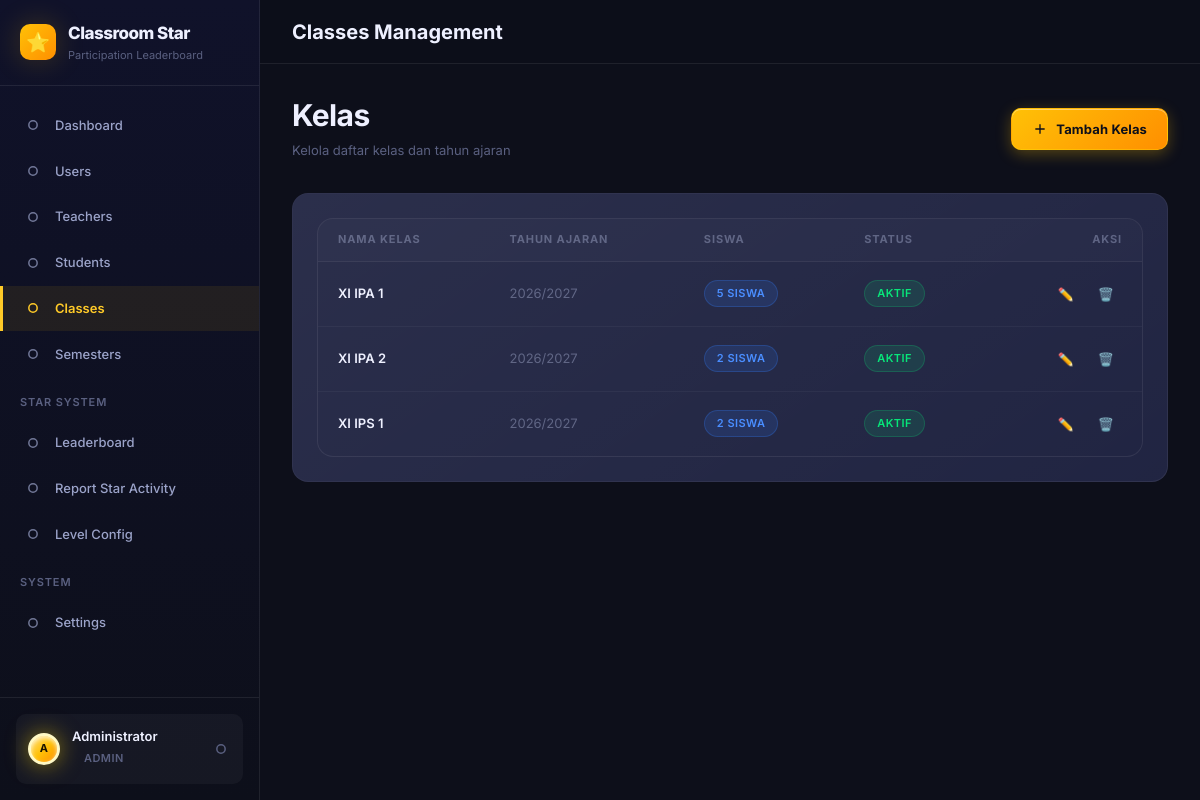
The page /admin/classes.php (signed in) on the database its author committed.
### tables this page shows
CREATE TABLE `classes` (
  `id`            INT UNSIGNED AUTO_INCREMENT PRIMARY KEY,
  `name`          VARCHAR(50)  NOT NULL,         
  `academic_year` VARCHAR(20)  NOT NULL,
  `is_active`     TINYINT(1) NOT NULL DEFAULT 1,
  `created_at`    TIMESTAMP NOT NULL DEFAULT CURRENT_TIMESTAMP,
  `updated_at`    TIMESTAMP NOT NULL DEFAULT CURRENT_TIMESTAMP ON UPDATE CURRENT_TIMESTAMP
);

### app/bootstrap.php (called while the page is built, shortened)
<?php
spl_autoload_register(function (string $class): void {
    $searchDirs = [
        APP_ROOT . '/core/',
        APP_ROOT . '/models/',
        APP_ROOT . '/helpers/',
    ];
    foreach ($searchDirs as $dir) {
        $file = $dir . $class . '.php';
        if (file_exists($file)) {
            return;
        }
    }
});

### app/models/ClassModel.php (called while the page is built, shortened)
<?php
class ClassModel
{
    public static function all(bool $activeOnly = false): array
    {
        $where = $activeOnly ? 'WHERE is_active = 1' : '';
        return Database::query(
            "SELECT c.*, COUNT(s.id) as student_count
             FROM classes c
             LEFT JOIN students s ON s.class_id = c.id AND s.is_active = 1
             $where
             GROUP BY c.id
             ORDER BY c.academic_year DESC, c.name ASC"
        );
    }
}

### app/config/database.php (called while the page is built)
<?php
return [
    'host'     => 'localhost',
    'port'     => 3306,
    'dbname'   => 'classroom_star',
    'username' => 'root',
    'password' => '',
    'charset'  => 'utf8mb4',
    'options'  => [
        PDO::ATTR_ERRMODE            => PDO::ERRMODE_EXCEPTION,
        PDO::ATTR_DEFAULT_FETCH_MODE => PDO::FETCH_ASSOC,
        PDO::ATTR_EMULATE_PREPARES   => false,
    ],
];

### app/core/Database.php (called while the page is built, shortened)
<?php
class Database
{
    private static ?PDO $instance = null;
    public static function getInstance(): PDO
    {
        if (self::$instance === null) {
            $config = require dirname(__DIR__) . '/config/database.php';
            $dsn = sprintf(
                'mysql:host=%s;port=%d;dbname=%s;charset=%s',
                $config['host'],
                $config['port'],
                $config['dbname'],
                $config['charset']
            );
            try {
                self::$instance = new PDO($dsn, $config['username'], $config['password'], $config['options']);
            } catch (PDOException $e) {
                $appConfig = require dirname(__DIR__) . '/config/app.php';
                if ($appConfig['env'] === 'development') {
                    die(json_encode(['success' => false, 'message' => 'Database connection failed: ' . $e->getMessage()]));
                } else {
                    die(json_encode(['success' => false, 'message' => 'Service unavailable. Please try again later.']));
                }
            }
        }
        return self::$instance;
    }
    public static function query(string $sql, array $params = []): array
    {
        $stmt = self::getInstance()->prepare($sql);
        $stmt->execute($params);
        return $stmt->fetchAll();
    }
}

### public/admin/classes.php (the view, shortened to what this page needs)
<?php
require_once dirname(__DIR__, 2) . '/app/bootstrap.php';
$classes = ClassModel::all();
include dirname(__DIR__, 2) . '/app/views/layout/header.php';
?>
<div class="page-header page-header-row">
    <div>
        <h1>Kelas</h1>
        <p>Kelola daftar kelas dan tahun ajaran</p>
    </div>
    <button class="btn btn-primary" id="btn-add-class" aria-haspopup="dialog">
        <svg xmlns="http://www.w3.org/2000/svg" width="16" height="16" viewBox="0 0 24 24" fill="none" stroke="currentColor" stroke-width="2"><line x1="12" y1="5" x2="12" y2="19"/><line x1="5" y1="12" x2="19" y2="12"/></svg>
        Tambah Kelas
    </button>
</div>
<div class="card">
    <div class="table-wrapper" id="classes-table-wrapper">
        <?php if (empty($classes)): ?>
            <div class="empty-state">
                <div class="empty-state-icon">🏫</div>
                <div class="empty-state-title">Belum ada kelas</div>
            </div>
        <?php else: ?>
            <table class="table" aria-label="Tabel Kelas">
                <thead>
                    <tr>
                        <th scope="col">Nama Kelas</th>
                        <th scope="col">Tahun Ajaran</th>
                        <th scope="col">Siswa</th>
                        <th scope="col">Status</th>
                        <th scope="col" class="text-right">Aksi</th>
                    </tr>
                </thead>
                <tbody id="classes-tbody">
                    <?php foreach ($classes as $c): ?>
                    <tr id="class-row-<?= $c['id'] ?>">
                        <td><span class="fw-semibold" style="color:var(--clr-text-primary);"><?= htmlspecialchars($c['name']) ?></span></td>
                        <td class="text-muted"><?= htmlspecialchars($c['academic_year']) ?></td>
                        <td>
                            <span class="badge <?= ($c['student_count'] ?? 0) > 0 ? 'badge-blue' : 'badge-muted' ?>">
                                <?= (int)($c['student_count'] ?? 0) ?> Siswa
                            </span>
                        </td>
                        <td>
                            <span class="badge <?= ($c['is_active'] ?? 1) == 1 ? 'badge-success' : 'badge-muted' ?>">
                                <?= ($c['is_active'] ?? 1) == 1 ? 'Aktif' : 'Nonaktif' ?>
                            </span>
                        </td>
                        <td class="text-right">
                            <div class="flex gap-2" style="justify-content:flex-end;">
                                <button class="btn btn-ghost btn-icon-sm" onclick="editClass(<?= $c['id'] ?>)" title="Edit" aria-label="Edit <?= htmlspecialchars($c['name']) ?>">✏️</button>
                                <button class="btn btn-ghost btn-icon-sm text-danger" onclick="deleteClass(<?= $c['id'] ?>, '<?= htmlspecialchars(addslashes($c['name'])) ?>')" title="Hapus" aria-label="Hapus <?= htmlspecialchars($c['name']) ?>">🗑️</button>
                            </div>
                        </td>
                    </tr>
                    <?php endforeach; ?>
                </tbody>
            </table>
        <?php endif; ?>
    </div>
</div>
<?php include dirname(__DIR__, 2) . '/app/views/layout/footer.php'; ?>

### public/assets/css/main.css (style rules this page uses)
:root { --clr-bg-primary: #0d0f1a; --clr-bg-secondary: #131628; --clr-bg-tertiary: #1a1d35; --clr-bg-card: #1e2240; --clr-bg-card-hover: #252a4a; --clr-bg-input: #181b30; --clr-bg-sidebar: #10122a; --clr-gold-100: #fff8e1; --clr-gold-300: #ffd54f; --clr-gold-400: #ffca28; --clr-gold-500: #ffc107; --clr-gold-600: #ffb300; --clr-gold-700: #ff8f00; --clr-purple-400: #9c6dff; --clr-purple-500: #7c4dff; --clr-purple-600: #6200ea; --clr-blue-400: #448aff; --clr-blue-500: #2979ff; --clr-success: #00e676; --clr-warning: #ffea00; --clr-danger: #ff5252; --clr-info: #40c4ff; --clr-text-primary: #eef0ff; --clr-text-secondary: #9ba3c9; --clr-text-muted: #5a6080; --clr-text-inverse: #0d0f1a; --clr-border: rgba(255, 255, 255, 0.08); --clr-border-focus: var(--clr-gold-500); --grad-gold: linear-gradient(135deg, #ffc107 0%, #ff8f00 100%); --grad-purple: linear-gradient(135deg, #9c6dff 0%, #6200ea 100%); --grad-hero: linear-gradient(135deg, #1a1d35 0%, #0d0f1a 50%, #1a0d35 100%); --grad-card: linear-gradient(145deg, rgba(255,255,255,0.06) 0%, rgba(255,255,255,0.01) 100%); --grad-sidebar: linear-gradient(180deg, #10122a 0%, #0d0f1a 100%); --shadow-sm: 0 2px 8px rgba(0, 0, 0, 0.3); --shadow-md: 0 8px 24px rgba(0, 0, 0, 0.4); --shadow-lg: 0 20px 60px rgba(0, 0, 0, 0.5); --shadow-gold: 0 0 30px rgba(255, 193, 7, 0.2); --shadow-purple: 0 0 30px rgba(124, 77, 255, 0.25); --shadow-card: 0 4px 20px rgba(0, 0, 0, 0.35); --space-1: 0.25rem; --space-2: 0.5rem; --space-3: 0.75rem; --space-4: 1rem; --space-5: 1.25rem; --space-6: 1.5rem; --space-7: 1.75rem; --space-8: 2rem; --space-10: 2.5rem; --space-12: 3rem; --space-16: 4rem; --font-base: 'Inter', -apple-system, BlinkMacSystemFont, 'Segoe UI', sans-serif; --fs-xs: 0.6875rem; --fs-sm: 0.8125rem; --fs-base: 0.9375rem; --fs-md: 1.0625rem; --fs-lg: 1.25rem; --fs-xl: 1.5rem; --fs-2xl: 1.875rem; --fs-3xl: 2.25rem; --fs-4xl: 3rem; --radius-sm: 6px; --radius-md: 10px; --radius-lg: 16px; --radius-xl: 24px; --radius-full: 9999px; --transition-fast: all 0.15s ease; --transition-base: all 0.25s ease; --transition-slow: all 0.4s ease; --sidebar-width: 260px; --sidebar-collapsed: 72px; --header-height: 64px; --content-max-width: 1280px; }
*, *::before, *::after { box-sizing: border-box; margin: 0; padding: 0; }
html { font-size: 16px; scroll-behavior: smooth; -webkit-text-size-adjust: 100%; }
body { font-family: var(--font-base); font-size: var(--fs-base); font-weight: 400; line-height: 1.6; color: var(--clr-text-primary); background-color: var(--clr-bg-primary); min-height: 100vh; -webkit-font-smoothing: antialiased; -moz-osx-font-smoothing: grayscale; }
h1, h2, h3, h4, h5, h6 { font-weight: 700; line-height: 1.3; color: var(--clr-text-primary); letter-spacing: -0.02em; }
h1 { font-size: var(--fs-3xl); }
p { color: var(--clr-text-secondary); line-height: 1.7; }
.badge { display: inline-flex; align-items: center; gap: var(--space-1); padding: var(--space-1) var(--space-3); border-radius: var(--radius-full); font-size: var(--fs-xs); font-weight: 600; letter-spacing: 0.04em; text-transform: uppercase; }
.badge-blue { background: rgba(41,121,255,0.15); color: var(--clr-blue-400); border: 1px solid rgba(41,121,255,0.25); }
.badge-success { background: rgba(0,230,118,0.12); color: var(--clr-success); border: 1px solid rgba(0,230,118,0.2); }

### public/assets/css/layout.css (style rules this page uses)
.page-header { margin-bottom: var(--space-8); }
.page-header h1 { font-size: var(--fs-2xl); margin-bottom: var(--space-1); }
.page-header p { font-size: var(--fs-sm); color: var(--clr-text-muted); }
.page-header-row { display: flex; align-items: flex-end; justify-content: space-between; gap: var(--space-4); flex-wrap: wrap; }
.flex { display: flex; }
.gap-2 { gap: var(--space-2); }

### rows shown on the page
classes: name "XI IPA 1", academic_year "2026/2027", student_count "5", is_active "AKTIF"
classes: name "XI IPA 2", academic_year "2026/2027", student_count "2", is_active "AKTIF"
classes: name "XI IPS 1", academic_year "2026/2027", student_count "2", is_active "AKTIF"

### other values the page prints
$item['label'] "Dashboard"
$item['label'] "Users"
$item['label'] "Teachers"
$item['label'] "Students"
$item['label'] "Classes"
$item['label'] "Semesters"
$item['section'] "STAR SYSTEM"
$item['label'] "Leaderboard"
$item['label'] "Report Star Activity"
$item['label'] "Level Config"
$item['section'] "SYSTEM"
$item['label'] "Settings"
$initials "A"
$user['name'] "Administrator"
$roleBadge['label'] "ADMIN"
